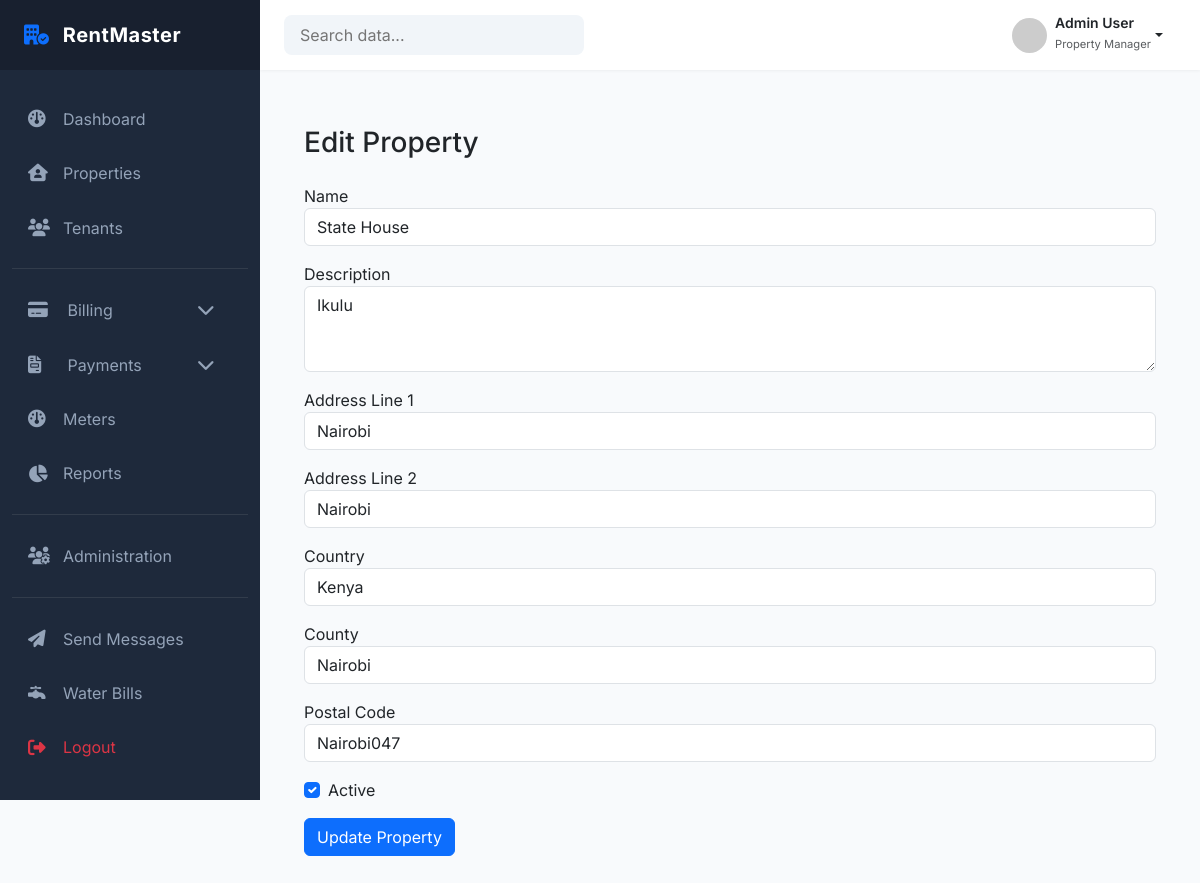
Page /properties/3/edit/ (signed in) on the committed database.
### properties/models.py (models this page shows, shortened)
class Property(models.Model):
    landlord = models.ForeignKey(
        settings.AUTH_USER_MODEL,
        on_delete=models.PROTECT,
        related_name="properties",
        limit_choices_to={"role": "LANDLORD"}
    )
    name = models.CharField(max_length=150)
    description = models.TextField(blank=True)
    address_line_1 = models.CharField(max_length=250)
    address_line_2 = models.CharField(max_length=255, blank=True)
    country = models.CharField(max_length=100)
    county = models.CharField(max_length=100, blank=True)
    postal_code = models.CharField(max_length=20, blank=True)
    is_active = models.BooleanField(default=True)
    created_at = models.DateTimeField(auto_now_add=True)
    updated_at = models.DateTimeField(auto_now=True)
    class Meta:
        constraints = [
            UniqueConstraint(
                fields=["landlord", "name"],
                name="unique_property_name_per_landlord"
            )
        ]
        ordering = ["-created_at"]

### properties/views.py (the view)
# urls.py: path('<int:property_id>/edit/', views.edit_property, name='edit_property'),
@login_required
def edit_property(request, property_id):
    property = get_object_or_404(Property, id=property_id)
    if request.method == 'POST':
        form = PropertyForm(request.POST, instance=property)
        if form.is_valid():
            try:
                update_property(
                    user=request.user,
                    property_id=property.id,
                    **form.cleaned_data
                )
                messages.success(request, "Property updated successfully.")
                return redirect("properties:property_list")
            except Exception as e:
                form.add_error(None, str(e))
    else:
        form = PropertyForm(instance=property)
    return render(request, "properties/edit_property.html", {
        "form": form,
        "property": property
    })

### templates/properties/edit_property.html (shortened to what this page needs)
{% extends 'dashboard/base_dashboard.html' %}
{% block content %}
<div class="container py-4">
  <h3 class="mb-4">Edit Property</h3>
  <form method="POST">
    <div class="mb-3">
      <label>Name</label>
      {{ form.name }}
    </div>
    <div class="mb-3">
      <label>Description</label>
      {{ form.description }}
    </div>
    <div class="mb-3">
      <label>Address Line 1</label>
      {{ form.address_line_1 }}
    </div>
    <div class="mb-3">
      <label>Address Line 2</label>
      {{ form.address_line_2 }}
    </div>
    <div class="mb-3">
      <label>Country</label>
      {{ form.country }}
    </div>
    <div class="mb-3">
      <label>County</label>
      {{ form.county }}
    </div>
    <div class="mb-3">
      <label>Postal Code</label>
      {{ form.postal_code }}
    </div>
    <div class="form-check mb-3">
      {{ form.is_active }} <label>Active</label>
    </div>
    <button type="submit" class="btn btn-primary">
      Update Property
    </button>
  </form>
</div>
{% endblock %}

### static/dashboard/css/dashboard.css (style rules this page uses)
:root { --sidebar-width: 260px; --primary-color: #2563eb; --dark-blue: #1e293b; --light-bg: #f8fafc; --top-navbar-height: 70px; }
body { font-family: "Inter", sans-serif; background-color: var(--light-bg); overflow-x: hidden; }

### rows in the picture
Property: name "State House", description "Ikulu", address_line_1 "Nairobi", address_line_2 "Nairobi", country "Kenya", county "Nairobi", postal_code "Nairobi047", is_active "☑"
